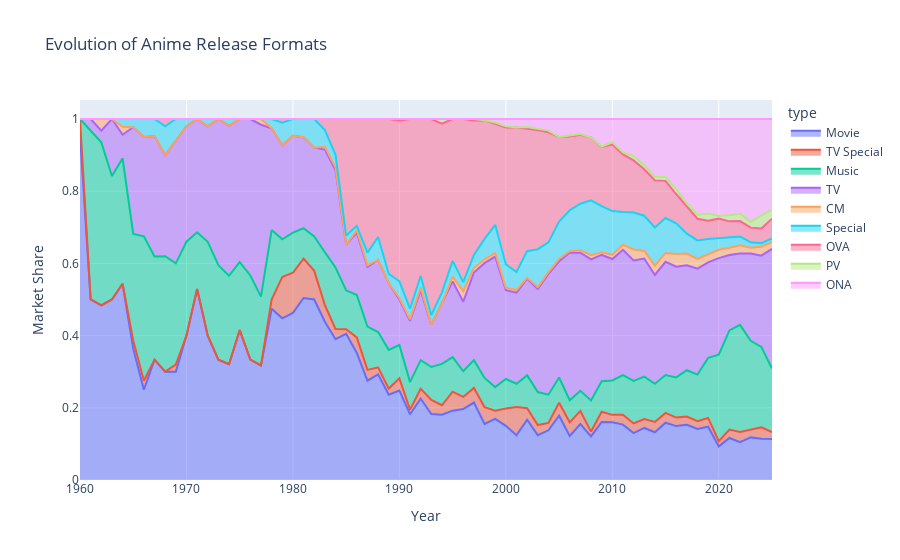

The cell this chart's notebook holds for it:
### Markdown cell above
### How did the different types of anime formats change over time?

### Code cell
# Aggregate: Count by Year and Type
format_counts = anime_clean.groupby(['start_year', 'type']).size().reset_index(name='count')
format_counts = format_counts[(format_counts['start_year'] >= 1960) & (format_counts['start_year'] <= 2025)]

# Calculate Percentage per Year (Vectorized)
# We merge the yearly totals back to calculate the share
yearly_totals = format_counts.groupby('start_year')['count'].transform('sum')
format_counts['share'] = format_counts['count'] / yearly_totals

# --- AREA CHART (Anime Release Formats Over Time) ---
fig = px.area(
    format_counts,
    x="start_year",
    y="share",
    color="type",
    title="Evolution of Anime Release Formats",
    labels={'share': 'Market Share', 'start_year': 'Year'},
)
fig.show()
